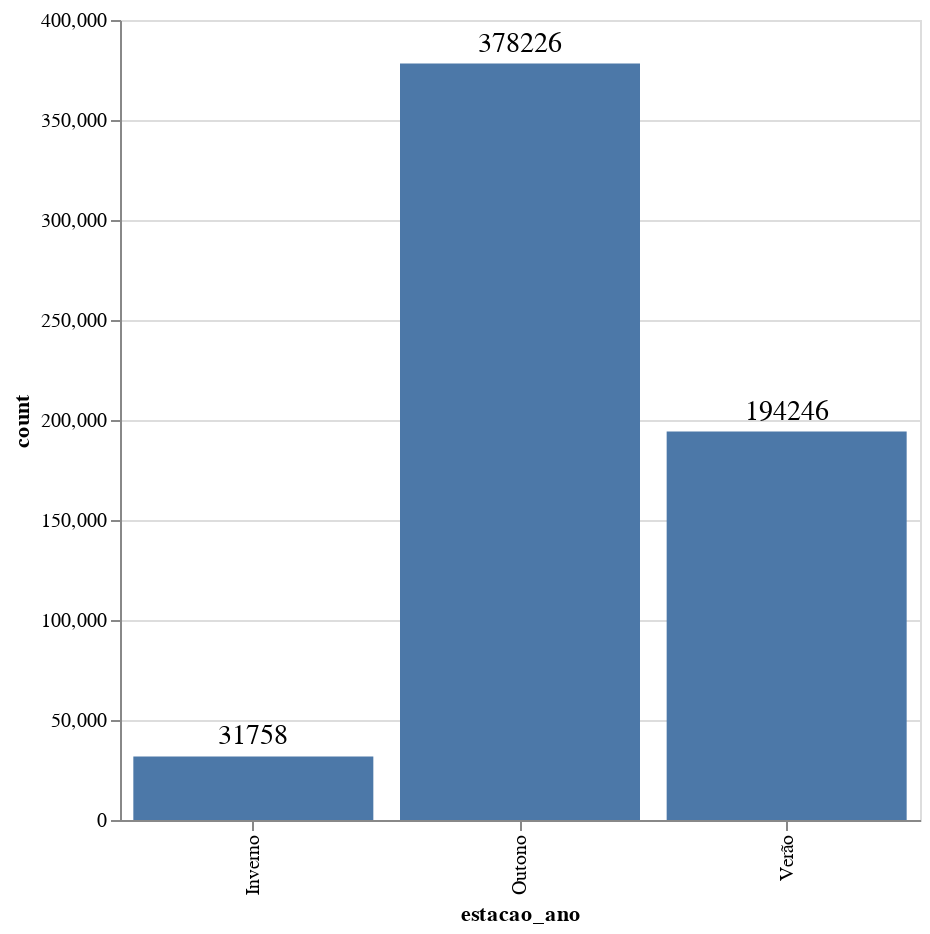

Notebook cell for this chart:
### Markdown cell above
## Como as estações do ano influenciam nos casos de dengue

### Code cell
# Agregando casos por estacao
count_estacao = df.groupby('estacao_ano')['estacao_ano'].count().reset_index(name='count')

# Grafico de barras
base = alt.Chart(count_estacao).encode(
    x='estacao_ano',
    y="count:Q",
    text='count:Q',
    tooltip=['estacao_ano', 'count']
)
bar = base.mark_bar().properties(
    width=400,
    height=400
)
text = base.mark_text(
    align='center',
    dy=-10,
    fontSize=14
).encode(
    text='count:Q'
)

chart = bar + text
chart.display()

count_estacao = None
gc.collect()

### Figure 1 — Vega-Lite specification as saved in the notebook (floating-point values rounded to 4 significant figures)
{"config": {"view": {"continuousWidth": 300, "continuousHeight": 300}}, "layer": [{"mark": {"type": "bar"}, "encoding": {"text": {"field": "count", "type": "quantitative"}, "tooltip": [{"field": "estacao_ano", "type": "nominal"}, {"field": "count", "type": "quantitative"}], "x": {"field": "estacao_ano", "type": "nominal"}, "y": {"field": "count", "type": "quantitative"}}}, {"mark": {"type": "text", "align": "center", "dy": -10, "fontSize": 14}, "encoding": {"text": {"field": "count", "type": "quantitative"}, "tooltip": [{"field": "estacao_ano", "type": "nominal"}, {"field": "count", "type": "quantitative"}], "x": {"field": "estacao_ano", "type": "nominal"}, "y": {"field": "count", "type": "quantitative"}}}], "data": {"name": "data-2b26db1dec23d1c5a9b7f33cab8c7507"}, "height": 400, "width": 400, "$schema": "https://vega.github.io/schema/vega-lite/v5.20.1.json", "datasets": {"data-2b26db1dec23d1c5a9b7f33cab8c7507": [{"estacao_ano": "Inverno", "count": 31758}, {"estacao_ano": "Outono", "count": 378226}, {"estacao_ano": "Verão", "count": 194246}]}}
